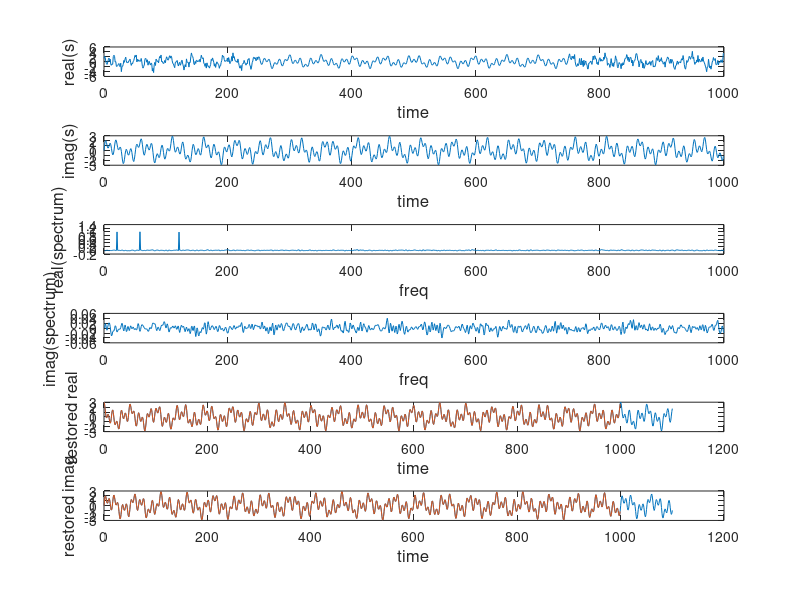

Here is the MATLAB script that generated this plot:
L = 1000;
t = (0:L-1);

y = exp(1i * 2 * pi * 20 * t / L) + exp(1i * 2 * pi * 120 * t / L) + exp(1i * 2 * pi * 57 * t / L);
sigma1 = 0.7;
sigma2 = 0.9;
noise = [sigma1 * randn(1, L/4) zeros(1, L/2) sigma2 * randn(1, L/4)];
y_unnoised = y;
y = y + noise;
figure(1);
subplot(6,1,1);  
plot(t, real(y));
xlabel('time', 'FontSize', 12);
ylabel('real(s)', 'FontSize', 12);
subplot(6,1,2);  
plot(t, imag(y));
xlabel('time', 'FontSize', 12);
ylabel('imag(s)', 'FontSize', 12);

Y = fft(y) / L;
subplot(6,1,3);  
plot(real(Y));
xlabel('freq', 'FontSize', 12);
ylabel('real(spectrum)', 'FontSize', 12);

subplot(6,1,4);  
plot(imag(Y));
xlabel('freq', 'FontSize', 12);
ylabel('imag(spectrum)', 'FontSize', 12);

threshold = 0.3;

k = 1;
freqs = zeros(1, L/2);
signs = ones(1, L/2);
for i = 1:L/2
    if abs(Y(i)) > threshold && i ~= 1          %do not touch mean value
        freqs(k) = i - 1;                      
        if (Y(i) < 0)
            signs(k) = -1;
        end
        k = k + 1;
    end
end

predict_by = 100;
tp = (0:length(t) + predict_by);
y_restored = zeros(1, length(tp));
for i = 1:L/2
    if freqs(i) == 0
        break
    end
    
    y_restored = y_restored + exp(2 * pi * 1i * freqs(i) * tp / L);
end

subplot(6,1,5);  
plot(tp, real(y_restored), t, real(y_unnoised));
xlabel('time', 'FontSize', 12);
ylabel('restored real', 'FontSize', 12);
subplot(6,1,6);  
plot(tp, imag(y_restored), t, imag(y_unnoised));
xlabel('time', 'FontSize', 12);
ylabel('restored imag', 'FontSize', 12);